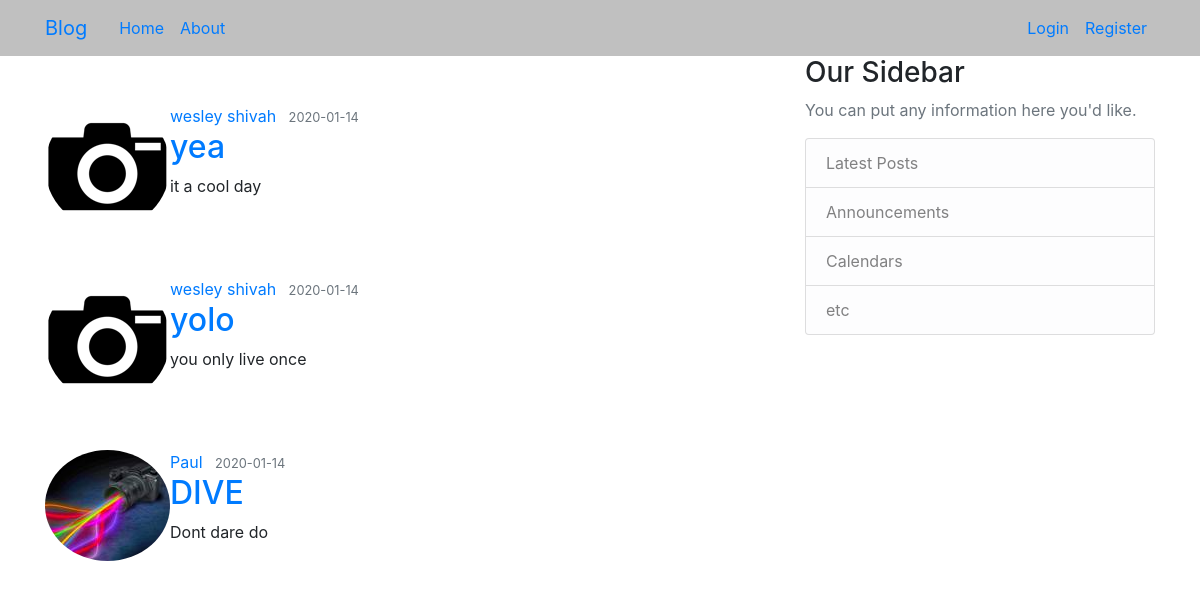
The page /home on the database its author committed.
### blog/models.py (models this page shows, shortened)
class Post(db.Model):
    id = db.Column(db.Integer, primary_key=True)
    title = db.Column(db.String(100), nullable=False)
    date_posted = db.Column(db.DateTime, nullable=False, default=datetime.utcnow)
    content = db.Column(db.Text, nullable=False)
    user_id = db.Column(db.Integer, db.ForeignKey('user.id'), nullable=False)

class User(db.Model, UserMixin):
    id = db.Column(db.Integer, primary_key=True)
    username = db.Column(db.String(20), unique=True, nullable=False)
    email = db.Column(db.String(120), unique=True, nullable=False)
    image_file = db.Column(db.String(20), nullable=False, default='default.jpg')
    password = db.Column(db.String(60), nullable=False)
    posts = db.relationship('Post', backref='author', lazy=True)

### blog/routes.py (the view)
@app.route("/home")
def home():
    posts = Post.query.all()
    return render_template('home.htm', posts=posts)

### blog/templates/home.htm
{% extends "layout.htm" %}
{% block content %}
    {% for post in posts %}
        <article class="media content-section mt-5">
          <img class="rounded-circle article-img" src="{{ url_for('static', filename='profile_pics/' + post.author.image_file) }}">
          <div class="media-body">
            <div class="article-metadata">
              <a class="mr-2" href="#">{{ post.author.username }}</a>
              <small class="text-muted">{{ post.date_posted.strftime('%Y-%m-%d') }}</small>
            </div>
            <h2><a class="article-title" href="{{ url_for('post', post_id=post.id) }}">{{ post.title }}</a></h2>
            <p class="article-content">{{ post.content }}</p>
          </div>
        </article>
    {% endfor %}
{% endblock  %}

### blog/templates/layout.htm (shortened to what this page needs)
<!DOCTYPE html>
<html>
<head>
    <link rel="stylesheet" href="https://maxcdn.bootstrapcdn.com/bootstrap/4.0.0/css/bootstrap.min.css">
    <link rel="stylesheet" type="text/css" href="{{ url_for('static', filename='main.css') }}">
</head>
<body>
    <header class="site-header">
        <nav class="navbar navbar-expand-md navbar" style="background-color:#C0C0C0; color:black">
          <div class="container">
            <a class="navbar-brand mr-4" href="/">Blog</a>
            <div class="collapse navbar-collapse" id="navbarToggle">
              <div class="navbar-nav mr-auto">
                <a class="nav-item nav-link" href="{{ url_for('home') }}">Home</a>
                <a class="nav-item nav-link" href="{{ url_for('about') }}">About</a>
              </div>
              <div class="navbar-nav">
                {% if current_user.is_authenticated %}
                  <a class="nav-item nav-link" href="{{ url_for('new_post') }}">New Post</a>
                  <a class="nav-item nav-link" href="{{ url_for('account') }}">Account</a>
                  <a class="nav-item nav-link" href="{{ url_for('logout') }}">Logout</a>
                {% else %}
                  <a class="nav-item nav-link" href="{{ url_for('login') }}">Login</a>
                  <a class="nav-item nav-link" href="{{ url_for('register') }}">Register</a>
                {% endif %}
              </div>
            </div>
          </div>
        </nav>
      </header>
    <main role="main" class="container">
      <div class="row">
        <div class="col-md-8">
          {% block content %}{% endblock %}
        </div>
        <div class="col-md-4">
          <div class="content-section">
            <h3>Our Sidebar</h3>
            <p class='text-muted'>You can put any information here you'd like.
              <ul class="list-group">
                <li class="list-group-item list-group-item-light">Latest Posts</li>
                <li class="list-group-item list-group-item-light">Announcements</li>
                <li class="list-group-item list-group-item-light">Calendars</li>
                <li class="list-group-item list-group-item-light">etc</li>
              </ul>
            </p>
          </div>
        </div>
      </div>
    </main>
</body>
</html>

### rows shown on the page
Post: image_file (picture), author.username "wesley shivah", date_posted "2020-01-14", title "yea", content "it a cool day"
Post: image_file (picture), author.username "wesley shivah", date_posted "2020-01-14", title "yolo", content "you only live once"
Post: image_file (picture), author.username "Paul", date_posted "2020-01-14", title "DIVE", content "Dont dare do"
